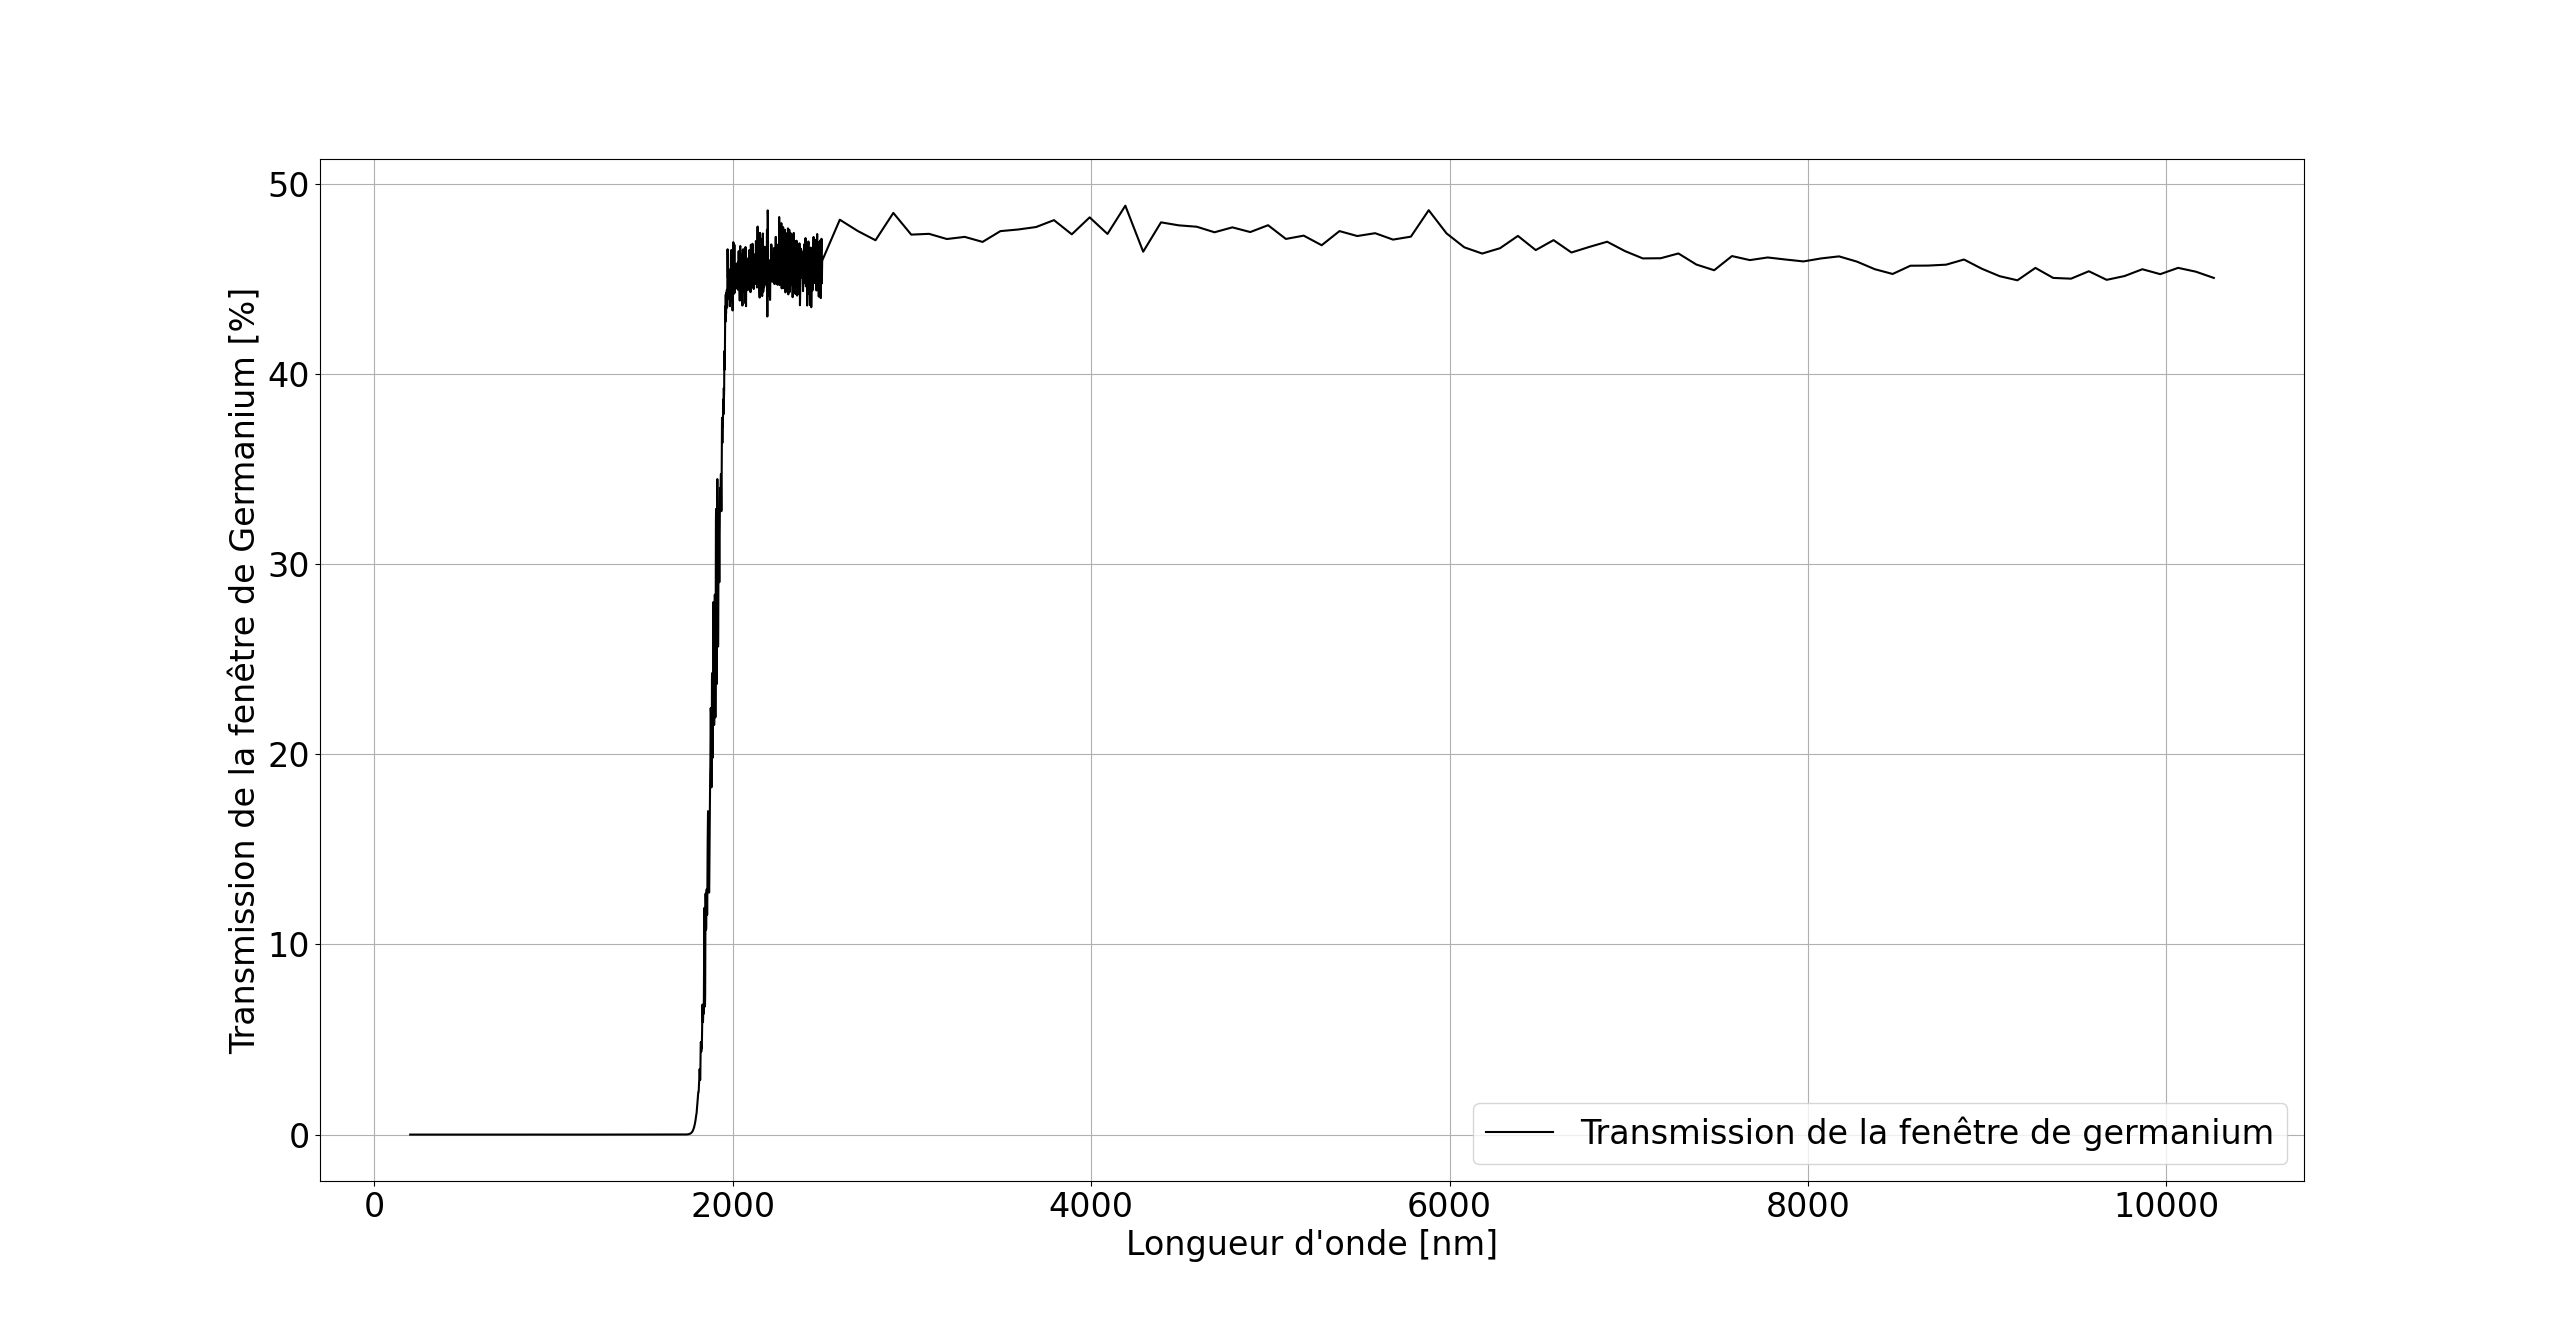

Recreate this plot in Python.
import xlwings as xl
import numpy as np
import matplotlib
import matplotlib.pyplot as plt

from pathlib import Path


matplotlib.use("TkAgg")
germanium_thorlabs = Path(r"Absorption Graphs\Uncoated_Ge_Window_RawData.xlsx")

plt.rcParams.update({
    "axes.labelsize": 24,    # Axis labels
    "xtick.labelsize": 24,   # X-axis tick labels
    "ytick.labelsize": 24,   # Y-axis tick labels
    "legend.fontsize": 24    # Legend
})

app = xl.App(visible=False)

wb_data = xl.Book(germanium_thorlabs)
data_sheet = wb_data.sheets[0]
wv_data = data_sheet["C2:C2380"].options(np.array).value
tr_data = data_sheet["D2:D2380"].options(np.array).value

plt.plot(wv_data, tr_data, color="black", label="Transmission de la fenêtre de germanium")
plt.xlabel("Longueur d'onde [nm]")
plt.ylabel("Transmission de la fenêtre de Germanium [%]")
plt.grid(True)
plt.legend()
plt.show()
